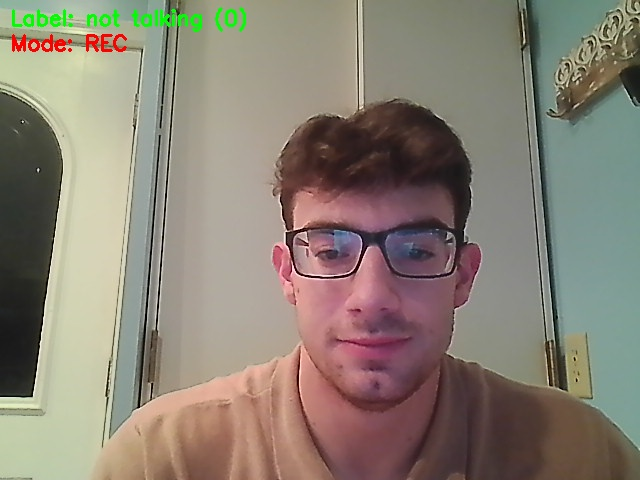
#> input picture data/frames/frame_1764635648_00004.jpg, 640 x 480 px, found by its file name; its folder holds only this picture in this run
$ python label_data.py --session ../../data/frames
#> lines starting #> are read from the running program, lines starting #| are printed output that depends on the picture
"""
Data Labeling Script

Generates binary labels for collected data through manual annotation.
Labels indicate TALKING/SPEAKING (not just general mouth movement).
"""

import numpy as np
import argparse
import os
import json
import cv2
from typing import List, Tuple, Optional


class DataLabeler:
    """
    Labels speech/talking data for training (VISUAL-ONLY).

    Supports:
    - Manual labeling through GUI (RECOMMENDED)
    - Auto-labeling based on temporal patterns (fallback)
    - Label smoothing and validation

    Labels:
    - 1 = TALKING/SPEAKING
    - 0 = NOT TALKING (silent or non-speech mouth movement)

    IMPORTANT: This is a VISUAL-ONLY system. Labels must be based on visual
    observation of speech, not audio.
    """

    def __init__(self, data_dir: str):
        """
        Initialize the data labeler.

        Args:
            data_dir: Directory containing collected data
        """
        self.data_dir = data_dir
        self.current_labels = []
        self.current_frame_idx = 0

    def manual_labeling(self, session_dir: str, output_path: str = None):
        """
        Manually label frames through GUI.

        Args:
            session_dir: Session directory to label
            output_path: Path to save labels (default: session_dir/labels.npy)
        """
#> called with session_dir = '../../data/frames'
        if output_path is None:
            output_path = os.path.join(session_dir, "labels.npy")

        # Load frames
        frames_dir = os.path.join(session_dir, "frames")
        frame_files = sorted([f for f in os.listdir(frames_dir) if f.endswith('.jpg')])

        if len(frame_files) == 0:
            print(f"No frames found in {frames_dir}")
            return

        print("\n" + "="*60)
        print("MANUAL LABELING MODE")
        print("="*60)
        print(f"Session: {session_dir}")
        print(f"Frames: {len(frame_files)}")
        print("\nControls:")
        print("  '1' or '→' - Label as TALKING/SPEAKING")
        print("  '0' or '←' - Label as NOT TALKING (silent)")
        print("  'SPACE' - Toggle label")
        print("  's' - Save and continue")
        print("  'q' - Save and quit")
        print("  'b' - Go back to previous frame")
        print("\nIMPORTANT: Label '1' only when actually SPEAKING,")
        print("           not for other mouth movements like yawning or chewing!")
        print("="*60 + "\n")

        # Initialize labels (if existing labels, load them)
        if os.path.exists(output_path):
            self.current_labels = list(np.load(output_path))
            print(f"Loaded existing labels: {len(self.current_labels)} frames")
        else:
            self.current_labels = [-1] * len(frame_files)  # -1 = unlabeled

        self.current_frame_idx = 0

        # Find first unlabeled frame
        for i, label in enumerate(self.current_labels):
            if label == -1:
                self.current_frame_idx = i
                break

        while self.current_frame_idx < len(frame_files):
            # Load and display frame
            frame_path = os.path.join(frames_dir, frame_files[self.current_frame_idx])
            frame = cv2.imread(frame_path)
#> frame is the input picture: shape (480, 640, 3); mean B, G, R 116.8, 129.8, 138.3

            if frame is None:
                print(f"Error loading frame: {frame_path}")
                self.current_frame_idx += 1
                continue

            # Create display
            display = frame.copy()

            # Show current label
            current_label = self.current_labels[self.current_frame_idx]
            if current_label == 1:
                label_text = "TALKING"
                label_color = (0, 255, 0)
            elif current_label == 0:
                label_text = "NOT TALKING"
                label_color = (0, 0, 255)
            else:
                label_text = "UNLABELED"
                label_color = (128, 128, 128)

            cv2.putText(display, label_text, (10, 40),
                       cv2.FONT_HERSHEY_SIMPLEX, 1.2, label_color, 3)

            # Show progress
            progress = f"{self.current_frame_idx + 1}/{len(frame_files)}"
            cv2.putText(display, progress, (10, display.shape[0] - 20),
                       cv2.FONT_HERSHEY_SIMPLEX, 0.8, (255, 255, 255), 2)

            # Show labeled count
            labeled_count = sum(1 for l in self.current_labels if l != -1)
            labeled_text = f"Labeled: {labeled_count}/{len(frame_files)}"
            cv2.putText(display, labeled_text, (10, display.shape[0] - 50),
                       cv2.FONT_HERSHEY_SIMPLEX, 0.6, (255, 255, 255), 2)
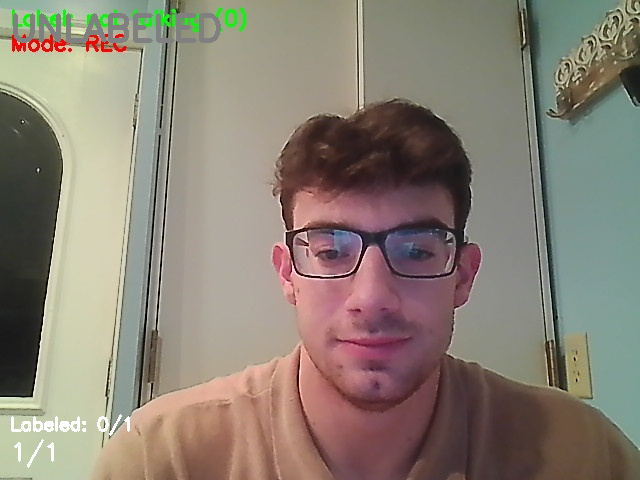
#> display: shape (480, 640, 3); mean B, G, R 117.3, 129.5, 138.5

            cv2.imshow("Manual Labeling", display)

            # Handle input
            key = cv2.waitKey(0) & 0xFF
#> (key q is pressed here)

            if key == ord('1') or key == 83:  # '1' or right arrow
                self.current_labels[self.current_frame_idx] = 1
                print(f"Frame {self.current_frame_idx}: TALKING")
                self.current_frame_idx += 1

            elif key == ord('0') or key == 81:  # '0' or left arrow
                self.current_labels[self.current_frame_idx] = 0
                print(f"Frame {self.current_frame_idx}: NOT TALKING")
                self.current_frame_idx += 1

            elif key == ord(' '):  # Space - toggle
                if self.current_labels[self.current_frame_idx] == 1:
                    self.current_labels[self.current_frame_idx] = 0
                elif self.current_labels[self.current_frame_idx] == 0:
                    self.current_labels[self.current_frame_idx] = 1
                else:
                    self.current_labels[self.current_frame_idx] = 1
                print(f"Frame {self.current_frame_idx}: Toggled to {self.current_labels[self.current_frame_idx]}")

            elif key == ord('b'):  # Back
                if self.current_frame_idx > 0:
                    self.current_frame_idx -= 1
                    print(f"Back to frame {self.current_frame_idx}")

            elif key == ord('s'):  # Save
                self._save_labels(output_path)
                print(f"Saved labels to {output_path}")

            elif key == ord('q'):  # Quit
                self._save_labels(output_path)
                print(f"Saved labels and quitting...")
                break

        cv2.destroyAllWindows()

        # Final save
        self._save_labels(output_path)
        print("\n" + "="*60)
        print(f"Labeling complete!")
        print(f"Total frames: {len(frame_files)}")
        print(f"Labeled: {labeled_count}/{len(frame_files)}")
        print(f"Labels saved to: {output_path}")
        print("="*60 + "\n")

    # [80 lines left out: functions auto_label_from_features, _smooth_labels, not called in this run]

    def _save_labels(self, output_path: str):
        """Save labels to file."""
        labels_array = np.array(self.current_labels)
        np.save(output_path, labels_array)

        # Also save as JSON for readability
        json_path = output_path.replace('.npy', '.json')
        label_dict = {
            "labels": self.current_labels,
            "num_frames": len(self.current_labels),
            "num_talking": int(np.sum(np.array(self.current_labels) == 1)),
            "num_not_talking": int(np.sum(np.array(self.current_labels) == 0)),
            "num_unlabeled": int(np.sum(np.array(self.current_labels) == -1))
        }

        with open(json_path, 'w') as f:
            json.dump(label_dict, f, indent=2)


def main():
    parser = argparse.ArgumentParser(description="Label speech/talking data (VISUAL-ONLY)")
    parser.add_argument("--session", type=str, required=True,
                       help="Session directory to label")
    parser.add_argument("--mode", type=str, choices=["manual", "auto"], default="manual",
                       help="Labeling mode: manual (recommended) or auto (fallback)")
    parser.add_argument("--output", type=str, default=None,
                       help="Output path for labels (default: session_dir/labels.npy)")
    parser.add_argument("--threshold", type=float, default=60,
                       help="Threshold percentile for feature-based auto-labeling (default: 60)")

    args = parser.parse_args()

    labeler = DataLabeler(data_dir=os.path.dirname(args.session))

    if args.mode == "manual":
        labeler.manual_labeling(args.session, args.output)
    elif args.mode == "auto":
        print("\nWARNING: Auto-labeling mode cannot distinguish speech from other movements!")
        print("Manual labeling is STRONGLY recommended for accurate speech detection.\n")
        labeler.auto_label_from_features(args.session, args.output, args.threshold)


if __name__ == "__main__":
    main()

$ run again, on data/frames/frame_1764639780_00203.jpg
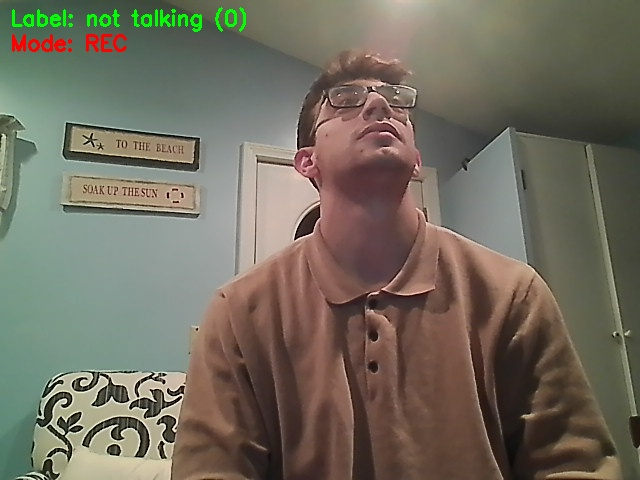
#> input picture data/frames/frame_1764639780_00203.jpg, 640 x 480 px, found by its file name
#> in manual_labeling, frame is the input picture: shape (480, 640, 3); mean B, G, R 94.7, 108.5, 113.7
#> in manual_labeling, `cv2.putText(display, labeled_text, (10, display.shape[0] - 50), cv2.FO..`:
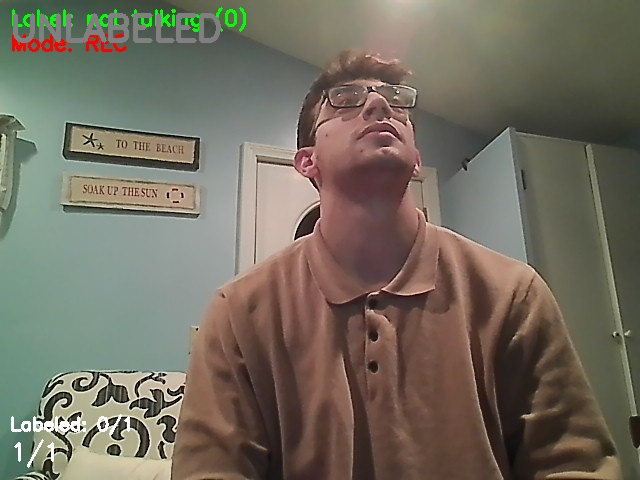
#> display: shape (480, 640, 3); mean B, G, R 95.8, 109, 114.8

$ run again, on data/frames/frame_1764639787_00242_aug_00024.jpg
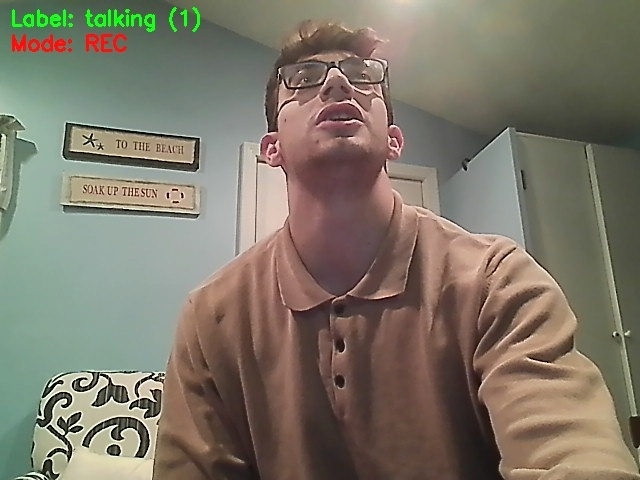
#> input picture data/frames/frame_1764639787_00242_aug_00024.jpg, 640 x 480 px, found by its file name
#> in manual_labeling, frame is the input picture: shape (480, 640, 3); mean B, G, R 104.7, 118.9, 125.6
#> in manual_labeling, `cv2.putText(display, labeled_text, (10, display.shape[0] - 50), cv2.FO..`:
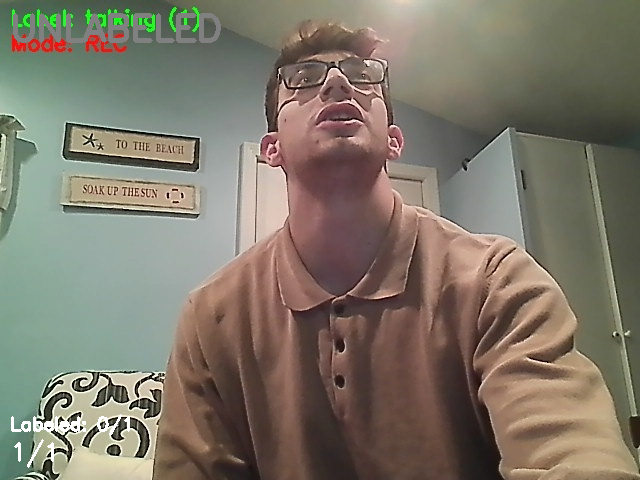
#> display: shape (480, 640, 3); mean B, G, R 105.7, 119.4, 126.5
